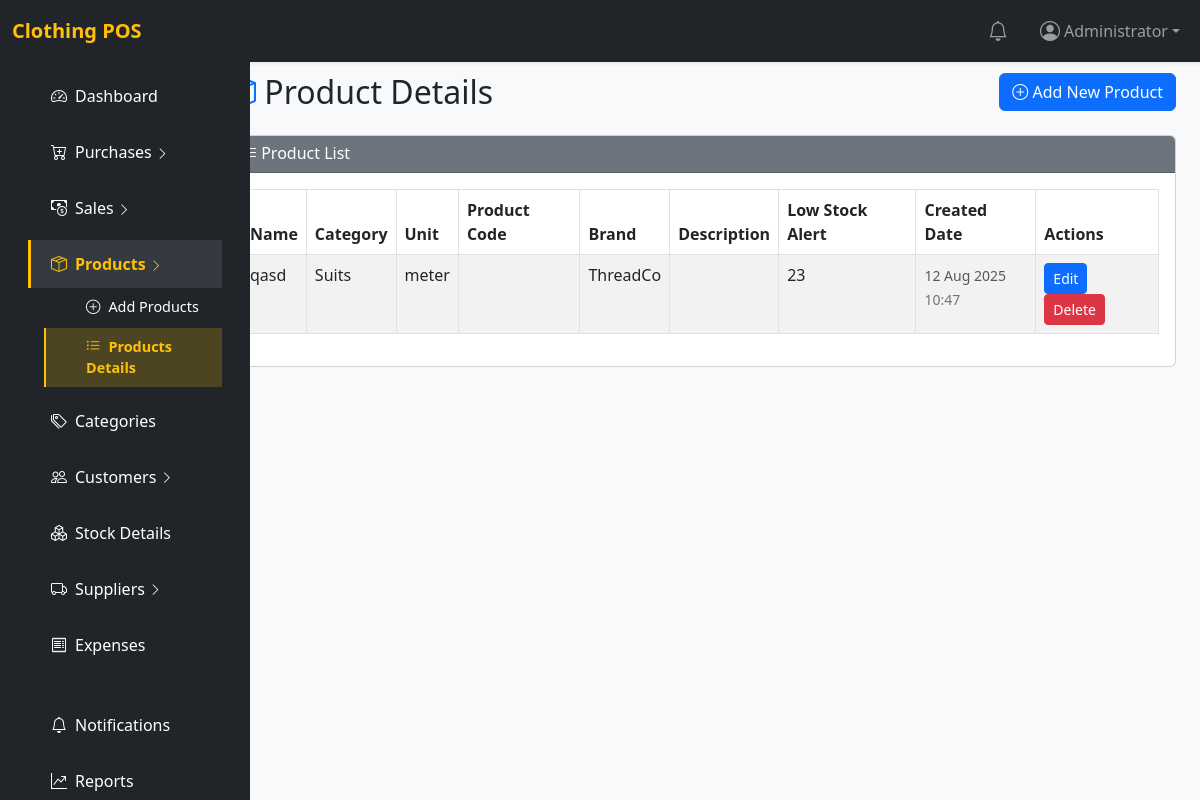
Before: /products.php (signed in) with the older database file.
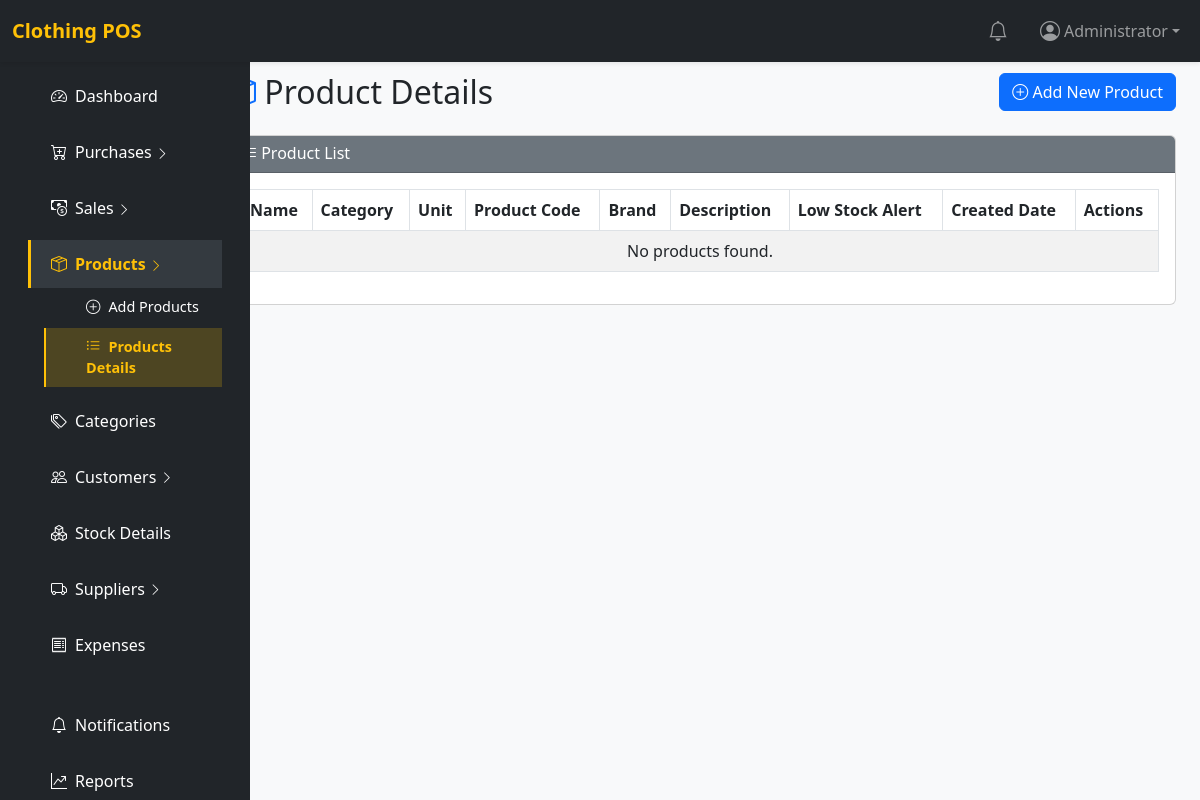
After: the same page with the newer database file.
### tables this page shows
CREATE TABLE `products` (
  `id` int(11) NOT NULL,
  `product_name` varchar(100) NOT NULL,
  `brand` varchar(30) NOT NULL,
  `product_unit` varchar(100) NOT NULL,
  `size` varchar(50) DEFAULT NULL,
  `color` varchar(50) DEFAULT NULL,
  `product_code` varchar(255) NOT NULL,
  `category_id` int(11) NOT NULL,
  `alert_quantity` int(11) NOT NULL DEFAULT 0,
  `description` text DEFAULT NULL,
  `product_image` varchar(255) DEFAULT NULL,
  `status` tinyint(1) NOT NULL DEFAULT 1,
  `created_at` timestamp NOT NULL DEFAULT current_timestamp()
);

CREATE TABLE `categories` (
  `id` int(11) NOT NULL,
  `category` varchar(100) NOT NULL,
  `description` text DEFAULT NULL,
  `status` tinyint(1) NOT NULL DEFAULT 1,
  `created_at` timestamp NOT NULL DEFAULT current_timestamp()
);

### products.php (the view, shortened to what this page needs)
<?php
require_once 'includes/config.php';
$products = $pdo->query("
    SELECT p.*, c.category AS category_name
    FROM products p
    LEFT JOIN categories c ON p.category_id = c.id
    ORDER BY p.id DESC
")->fetchAll(PDO::FETCH_ASSOC);
include 'includes/header.php';
?>
<div class="container-fluid">
    <div class="row">
        <?php include 'includes/sidebar.php'; ?>
        <main class="col-md-10 ms-sm-auto px-4 py-5" style="margin-top: 25px;">
            <div class="d-flex justify-content-between align-items-center mb-4">
                <h2 class="mb-0"><i class="bi bi-box-seam text-primary"></i> Product Details</h2>
                <a href="add_product.php" class="btn btn-primary">
                    <i class="bi bi-plus-circle"></i> Add New Product
                </a>
            </div>
            <div class="card">
                <div class="card-header bg-secondary text-white">
                    <h6 class="mb-0"><i class="bi bi-list-ul"></i> Product List</h6>
                </div>
                <div class="card-body table-responsive">
                    <table class="table table-bordered table-striped table-hover">
                        <thead>
                            <tr>
                                <th>Name</th>
                                <th>Category</th>
                                <th>Unit</th>
                                <th>Product Code</th>
                                <th>Brand</th>
                                <th>Description</th>
                                <th>Low Stock Alert</th>
                                <th>Created Date</th>
                                <th>Actions</th>
                            </tr>
                        </thead>
                        <tbody>
                            <?php foreach ($products as $product): ?>
                                <tr>
                                    <td><?= htmlspecialchars($product['product_name']) ?></td>
                                    <td><?= htmlspecialchars($product['category_name']) ?></td>
                                    <td><?= htmlspecialchars($product['product_unit']) ?></td>
                                    <td><?= htmlspecialchars($product['product_code'] ?? '') ?></td>
                                    <td><?= htmlspecialchars($product['brand']) ?></td>
                                    <td><?= htmlspecialchars(substr($product['description'] ?? '', 0, 50)) ?><?= (strlen($product['description'] ?? '') > 50 ? '...' : '') ?></td>
                                    <td><?= htmlspecialchars($product['alert_quantity']) ?></td>
                                    <td>
                                        <small class="text-muted">
                                            <?php if ($product['created_at']): ?>
                                                <?= date('d M Y', strtotime($product['created_at'])) ?><br>
                                                <span class="text-secondary"><?= date('H:i', strtotime($product['created_at'])) ?></span>
                                            <?php else: ?>
                                                <span class="text-secondary">N/A</span>
                                            <?php endif; ?>
                                        </small>
                                    </td>
                                    <td>
                                        <a href="add_product.php?edit=<?= $product['id'] ?>" class="btn btn-sm btn-primary">Edit</a>
                                        <a href="products.php?delete=<?= $product['id'] ?>" class="btn btn-sm btn-danger" onclick="return confirm('Delete this product?')">Delete</a>
                                    </td>
                                </tr>
                            <?php endforeach; ?>
                            <?php if (empty($products)): ?>
                                <tr>
                                    <td colspan="9" class="text-center">No products found.</td>
                                </tr>
                            <?php endif; ?>
                        </tbody>
                    </table>
                </div>
            </div>
        </main>
    </div>
</div>
<?php include 'includes/footer.php'; ?>

Changed rows visible on the page:
removed products: product_name "qasd", category.category "Suits", product_unit "meter", brand "ThreadCo", alert_quantity "23", created_at "12 Aug 2025", created_at "10:47"
Other visible differences:
text now shown: "No products found."
